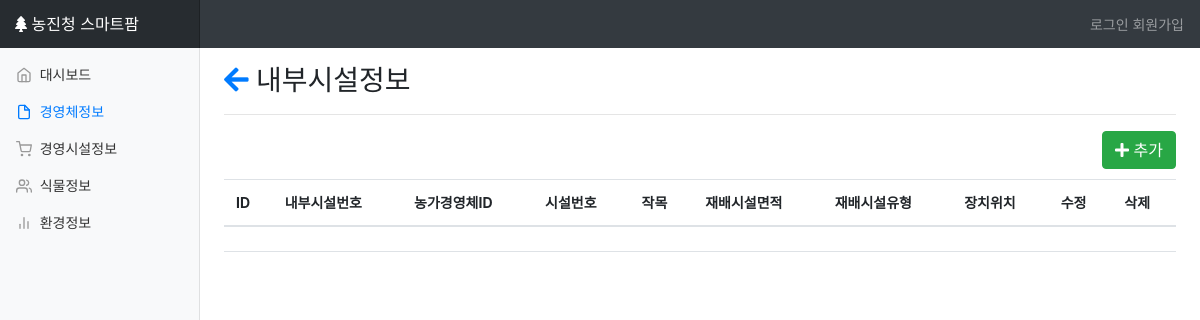
Page /igi on the earlier database version.
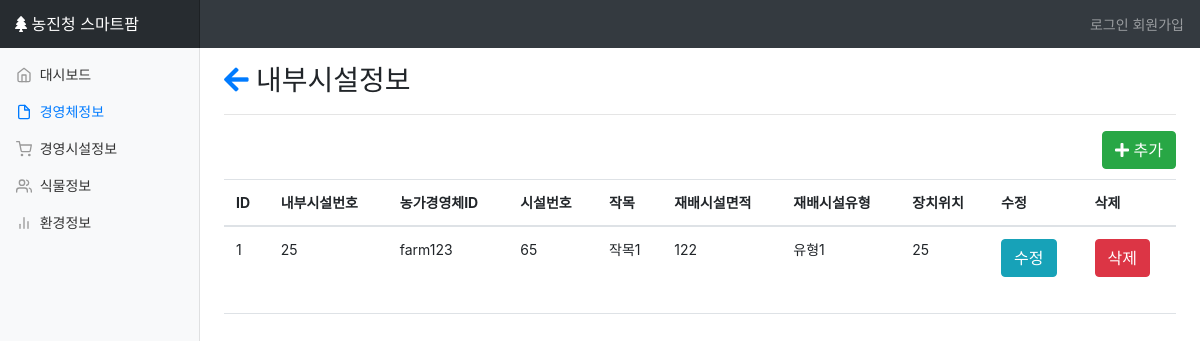
Same page on the later database version.
### dashboard/models.py (models this page shows, shortened)
class inner_gh_info(models.Model):
	GB_DONG_NUMBER=models.IntegerField(null=True)
	GB_INFO_ID=models.ForeignKey(gb_info)
	GB_KIND_CROP=models.CharField(max_length=50)
	GB_INNER_SIZE=models.IntegerField(null=True)
	GB_INNER_KIND=models.CharField(max_length=10)
	GB_INNER_DEVI_LOC=models.IntegerField(null=True)

class gb_info(models.Model):
	FI_ID=models.ForeignKey(e1model)
	GB_NUMBER=models.IntegerField(null=True)
	GB_KIND_CODE=models.CharField(max_length=20)
	GB_FA_LATITUDE=models.FloatField(null=True)
	GB_FA_LONGITUDE=models.FloatField(null=True)
	GB_SIZE=models.FloatField(null=True)
	GB_ARCHITECTURE=models.CharField(max_length=50)
	GB_CONT_KIND=models.CharField(max_length=50)
	GB_INSTALL_DIAGRM=models.CharField(max_length=50)
	GB_DIGITAL_MANUAL=models.CharField(max_length=50)
	GB_FA_LAND_CATER=models.CharField(max_length=50)
	GB_CENTER_DIRECT=models.CharField(max_length=10)
	GB_INSTAL=models.CharField(max_length=50)
	GB_MANUFA=models.CharField(max_length=50)
	GB_MAINTE_COMP=models.CharField(max_length=50)
	DA_ID=models.ForeignKey(device_admin)

class e1model(models.Model):
	GB_FA_ID=models.CharField(max_length=30)
	GB_FA_PW=models.CharField(max_length=20)
	CTVT_FCLTY_ID=models.CharField(max_length=30)
	GB_FA_PHONE=models.CharField(max_length=13)
	GB_FA_EMAIL=models.CharField(max_length=30)
	GB_FA_ADDR=models.CharField(max_length=100)
	GB_FA_NAME=models.CharField(max_length=20)
	GB_FA_SIZE=models.IntegerField(null=True)
	GB_FAM_NUM=models.IntegerField(null=True)
	GB_COOPER_UNIT=models.CharField(max_length=30)

### dashboard/views.py (the view)
# urls.py: url(r'^igi$',views.igi,name='igi'),
def igi(request):
	ds=inner_gh_info.objects.all()
	return render(request,"farm/igi.html",{"ds":ds})

### dashboard/templates/farm/igi.html (shortened to what this page needs)
{% extends 'farm/base.html' %}
{% block content %}
{% load staticfiles %}
	<link href="{% static 'farm/css/e1.css' %}" rel="stylesheet">
	<link href="https://use.fontawesome.com/releases/v5.0.7/css/all.css" rel="stylesheet">
	<div class=tg>
		<h3><a href="{% url 'elist' %}"><i class="fas fa-arrow-left"></i></a> 내부시설정보</h3>
		<hr>
		<a href="{% url 'igi_update' %}"><button class="btn btn-success"><i class="fas fa-plus"></i> 추가</button></a>
		<table class="table table-hover">
		  <thead>
		    <tr>
		      <th scope="col">ID</th>
		      <th scope="col">내부시설번호</th>
		      <th scope="col">농가경영체ID</th>
		      <th scope="col">시설번호</th>
		      <th scope="col">작목</th>
		      <th scope="col">재배시설면적</th>
		      <th scope="col">재배시설유형</th>
		      <th scope="col">장치위치</th>
		      <th scope="col">수정</th>
		      <th scope="col">삭제</th>
		    </tr>
		  </thead>
		  <tbody>
		{% for i in ds %}
			<tr>
				<td>{{i.id}}</td>
				<td>{{i.GB_DONG_NUMBER}}</td>
				<td>{{i.GB_INFO_ID.FI_ID.GB_FA_ID}}</td>
				<td>{{i.GB_INFO_ID.GB_NUMBER}}</td>
				<td>{{i.GB_KIND_CROP}}</td>
				<td>{{i.GB_INNER_SIZE}}</td>
				<td>{{i.GB_INNER_KIND}}</td>
				<td>{{i.GB_INNER_DEVI_LOC}}</td>
				<td><a href="{% url 'igi_update' %}?id={{i.id}}"><button class="btn btn-info">수정</button></a></td>
				<td><button class="btn btn-danger" data-toggle="modal" data-target="#delmodal{{i.id}}">삭제</button></td>
			</tr>
		{% endfor %}
		</tbody>
		</table>
	</div>
{% endblock %}

Differences in the rows shown:
added inner_gh_info: id "1", GB_DONG_NUMBER "25", GB_INFO_ID.FI_ID.GB_FA_ID "farm123", GB_INFO_ID.GB_NUMBER "65", GB_KIND_CROP "작목1", GB_INNER_SIZE "122", GB_INNER_KIND "유형1", GB_INNER_DEVI_LOC "25"
